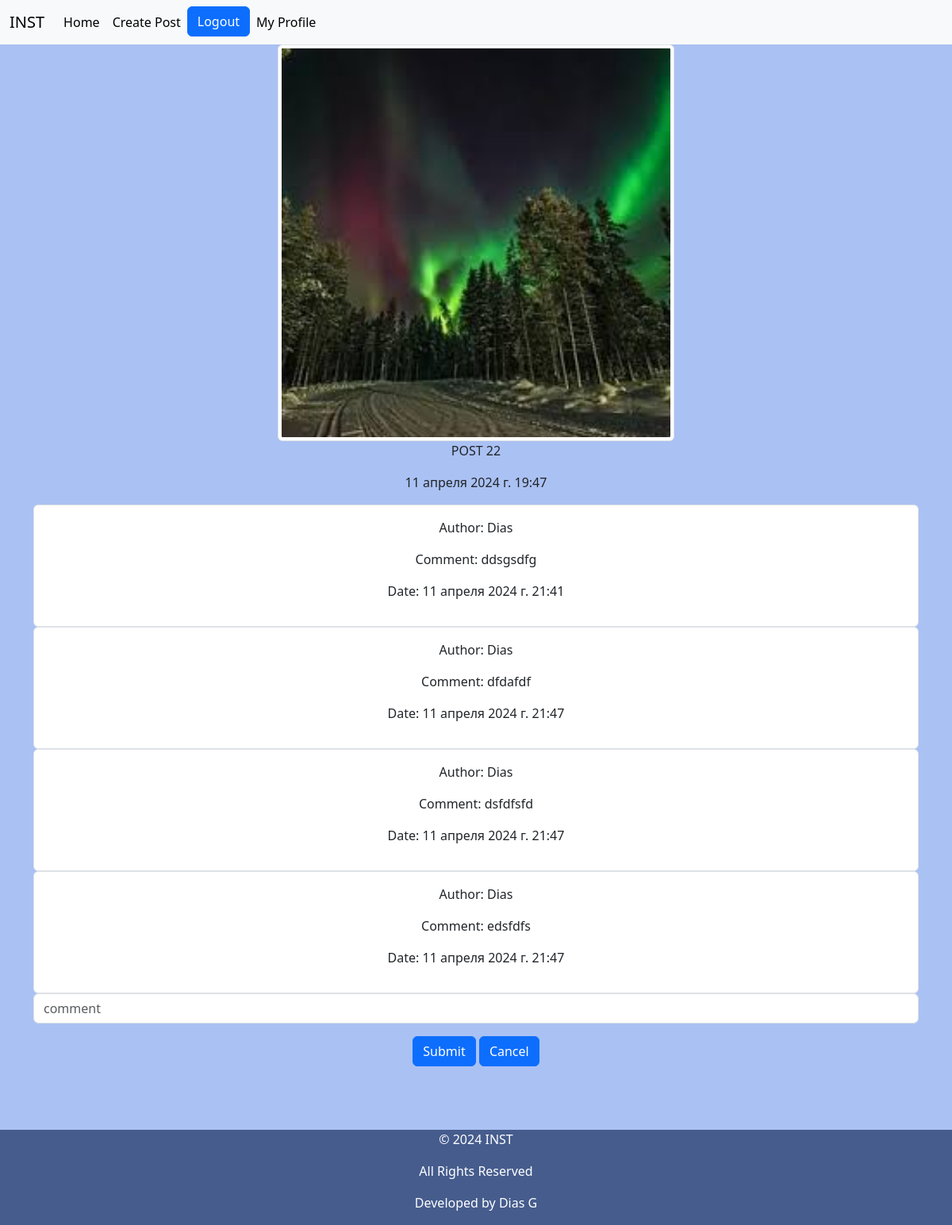
Page /comment/2 (signed in) on the committed database.
### app/models.py (models this page shows, shortened)
class Post(models.Model):
    author = models.ForeignKey(CustomUser ,on_delete=models.CASCADE, related_name='posts')
    geo = models.CharField(max_length=255)
    image = models.ImageField(upload_to='images/')
    content = models.TextField()
    created_at = models.DateTimeField(auto_now_add=True)
    class Meta:
        verbose_name = 'Post'
        verbose_name_plural = 'Posts'

class Comment(models.Model):
    author = models.ForeignKey(CustomUser, on_delete=models.CASCADE)
    text = models.CharField(max_length=255)
    post = models.ForeignKey(Post, on_delete=models.CASCADE, related_name='comments')
    created_at = models.DateTimeField(auto_now_add=True)
    class Meta:
        verbose_name = 'Comment'
        verbose_name_plural = 'Comments'

class CustomUser(AbstractUser):
    image = models.ImageField(upload_to='avatars/', null=True, blank=True)
    age = models.PositiveIntegerField(null=True, blank=True)
    def __str__(self):
        return self.username

### app/views.py (the view)
# urls.py: path('comment/<int:post_id>', comment, name='comment'),
def comment(request, post_id):
    if request.user.is_authenticated:
        if request.method == 'POST':
            author = CustomUser.objects.get(id=request.user.id)
            text = request.POST.get('text')
            post1 = Post.objects.get(id=post_id)
            Comment.objects.create(author=author, text=text, post=post1)
            return redirect('comment', post_id)
    else:
        return redirect('login')
    post = Post.objects.get(id=post_id)
    return render(request, 'comment.html', {'post_id': post ,'post': post.comments.all()})

### templates/comment.html (shortened to what this page needs)
{% extends 'base.html' %}
{% block content %}
<div class="container" style="text-align: center;">
<img src="{{post_id.image.url}}" class="img-thumbnail" style="width: 500px; height: 500px"/>
<p>{{post_id.content}}</p>
<p>{{post_id.created_at}}</p>
{% for comment in post %}
<div class="accordion" id="accordionExample">
  <div class="accordion-item">
    <div
      id="collapseOne"
      class="accordion-collapse collapse show"
      data-bs-parent="#accordionExample"
    >
      <div class="accordion-body">
        <p>Author: {{comment.author}}</p>
        <p>Comment: {{comment.text}}</p>
        <p>Date: {{comment.created_at}}</p>
      </div>
    </div>
  </div>
</div>
{% endfor %}
<form method="post" action="{% url 'comment' post_id.id %}"style="margin-bottom: 200px;">
  <div class="mb-3" >
    <input
      type="text"
      class="form-control"
      id="exampleInputPassword1"
      placeholder="comment"
      name="text"
    />
  </div>
  <button type="submit" class="btn btn-primary">Submit</button>
  <a class="btn btn-primary" href="{% url 'home' %}" role="button">Cancel</a>
</form>
</div>
{% endblock %}

### rows in the picture
Post: image (picture), content "POST 22", created_at "11 апреля 2024 г. 19:47"
Comment: author "Dias", text "ddsgsdfg", created_at "11 апреля 2024 г. 21:41"
Comment: author "Dias", text "dfdafdf", created_at "11 апреля 2024 г. 21:47"
Comment: author "Dias", text "dsfdfsfd", created_at "11 апреля 2024 г. 21:47"
Comment: author "Dias", text "edsfdfs", created_at "11 апреля 2024 г. 21:47"
